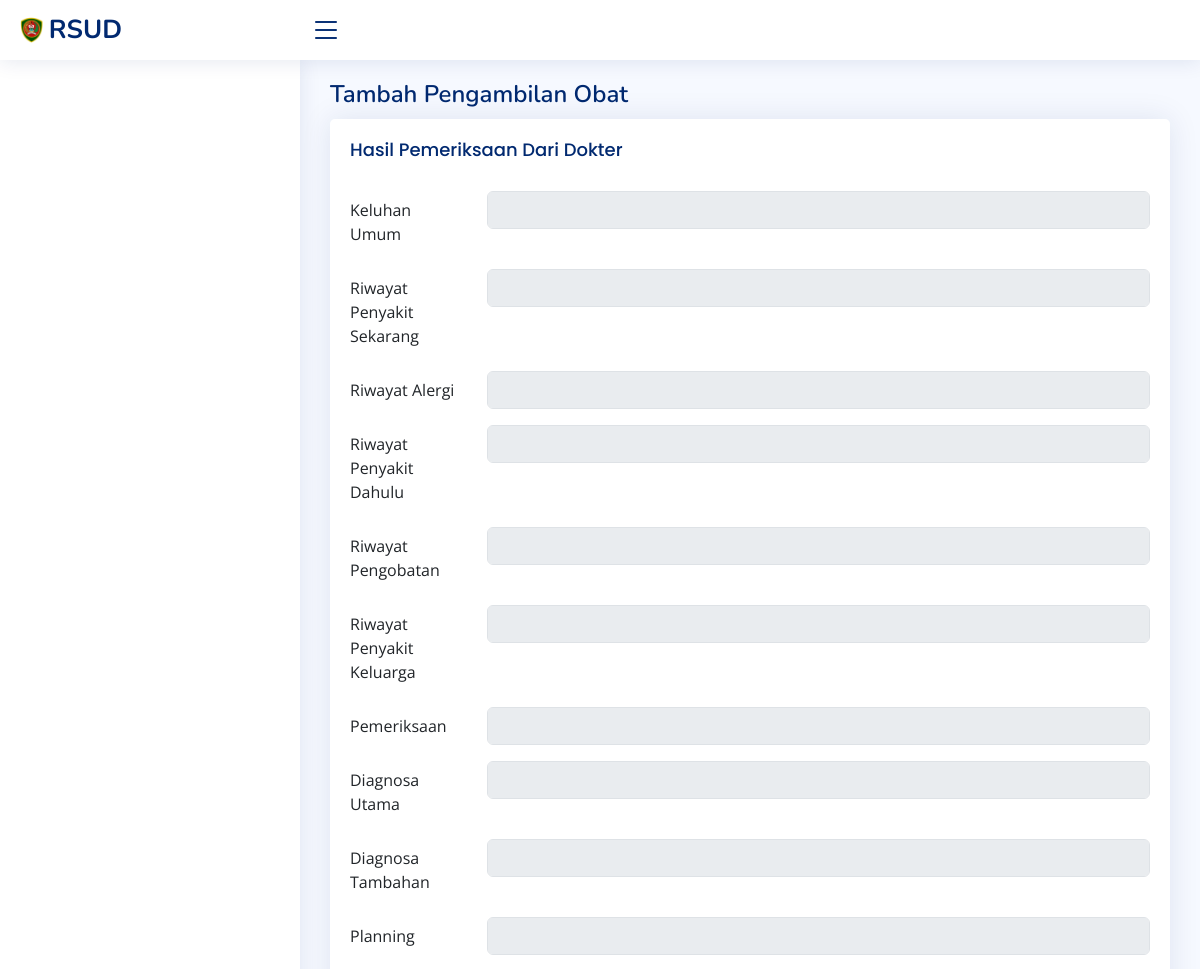
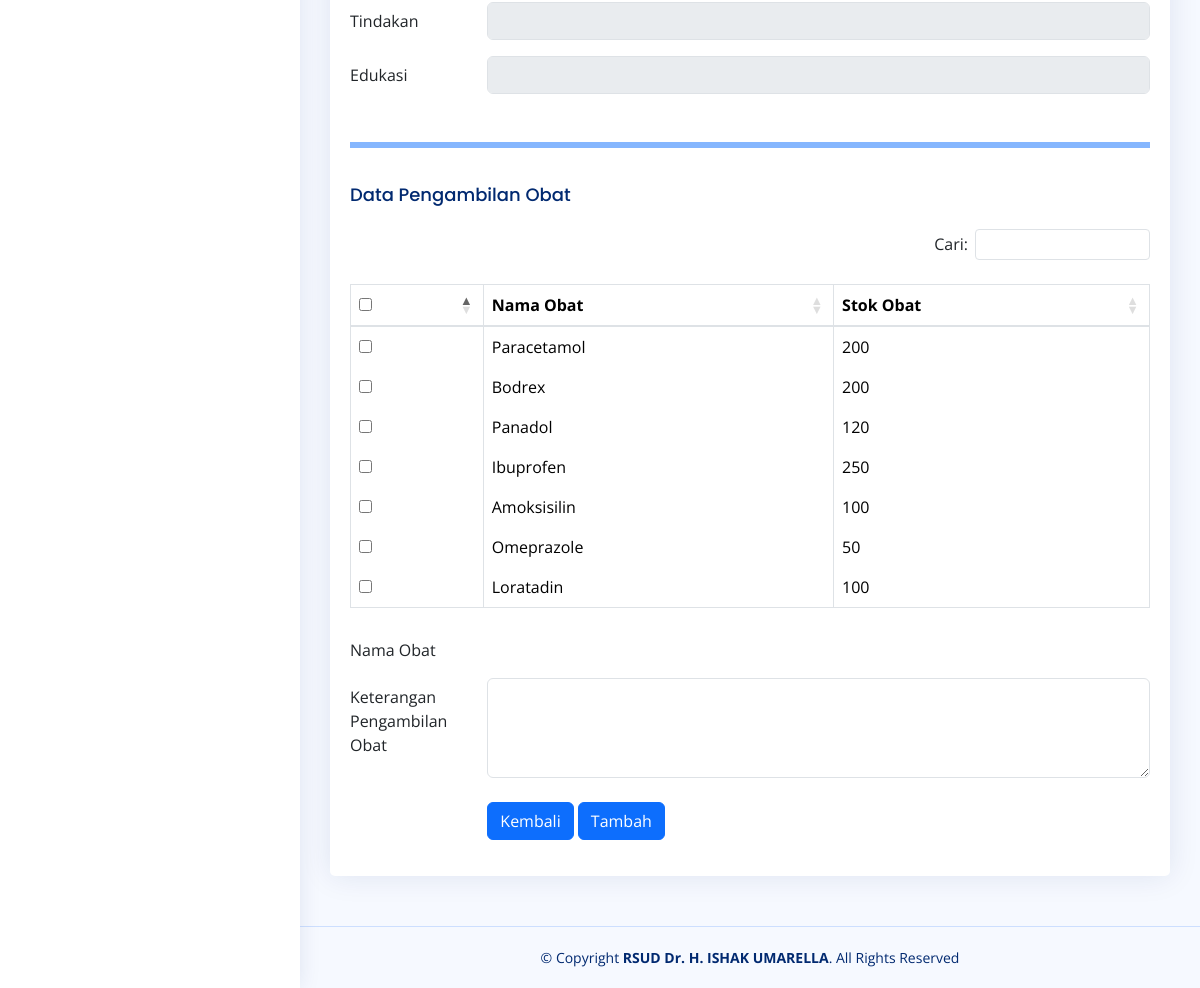
Screenshot of /index.php/farmasi/tambah_pengambilan_obat with the database file from the repository (2 pictures, top to bottom).
### tables this page shows
CREATE TABLE `t_obat` (
  `id_obat` int(11) NOT NULL,
  `nama_obat` varchar(255) NOT NULL,
  `harga_obat` bigint(20) NOT NULL,
  `stok_obat` int(11) NOT NULL
);

### application/controllers/Farmasi.php (called while the page is built, shortened)
<?php
class Farmasi extends CI_Controller
{
    public function __construct()
    {
        $this->load->library('form_validation');
    }
    public function tambah_pengambilan_obat()
    {
        $id_pemeriksaan2 = $this->input->post('id_pemeriksaan2');
        $this->db->where('id_pemeriksaan2', $id_pemeriksaan2);
        $data['farmasi'] = $this->db->get('t_pemeriksaan2')->result();
        $data['obat'] = $this->db->get('t_obat')->result();
        $data['title'] = "Antrian Pengambilan Obat";
        $this->load->view('templates/main/header', $data);
        $this->load->view('templates/main/sidebar', $data);
        $this->load->view('farmasi/tambah_pengambilan_obat', $data);
        $this->load->view('templates/main/footer');
    }
}

### index.php (called while the page is built, shortened)
<?php
require_once BASEPATH.'core/CodeIgniter.php';

### application/views/farmasi/tambah_pengambilan_obat.php (the view, shortened to what this page needs)
<main id="main" class="main">
    <div class="pagetitle">
        <h1>Tambah Pengambilan Obat</h1>
    </div>
    <section class="section">
        <div class="row">
            <div class="col-lg-12">
                <form role="form" action="<?= base_url() ?>farmasi/proses_tambah_pengambilan_obat" method="post">
                    <div class="card">
                        <div class="card-body">
                            <h5 class="card-title">Hasil Pemeriksaan Dari Dokter</h5>
                            <div class="row mb-3 mt-3">
                                <label for="keluhan_umum" class="col-sm-2 col-form-label">Keluhan Umum</label>
                                <div class="col-sm-10">
                                    <input type="text" class="form-control" name="keluhan_umum" value="<?php echo set_value('keluhan_umum', $farmasi[0]->keluhan_umum); ?>" readonly>
                                </div>
                            </div>
                            <div class="row mb-3">
                                <label for="riwayat_penyakit_sekarang" class="col-sm-2 col-form-label">Riwayat Penyakit Sekarang</label>
                                <div class="col-sm-10">
                                    <input type="text" class="form-control" name="riwayat_penyakit_sekarang" value="<?php echo set_value('riwayat_penyakit_sekarang', $farmasi[0]->riwayat_penyakit_sekarang); ?>" readonly>
                                </div>
                            </div>
                            <div class="row mb-3">
                                <label for="riwayat_alergi" class="col-sm-2 col-form-label">Riwayat Alergi</label>
                                <div class="col-sm-10">
                                    <input type="text" class="form-control" name="riwayat_alergi" value="<?php echo set_value('riwayat_alergi', $farmasi[0]->riwayat_alergi); ?>" readonly>
                                </div>
                            </div>
                            <div class="row mb-3">
                                <label for="riwayat_penyakit_dahulu" class="col-sm-2 col-form-label">Riwayat Penyakit Dahulu</label>
                                <div class="col-sm-10">
                                    <input type="text" class="form-control" name="riwayat_penyakit_dahulu" value="<?php echo set_value('riwayat_penyakit_dahulu', $farmasi[0]->riwayat_penyakit_dahulu); ?>" readonly>
                                </div>
                            </div>
                            <div class="row mb-3">
                                <label for="riwayat_pengobatan" class="col-sm-2 col-form-label">Riwayat Pengobatan</label>
                                <div class="col-sm-10">
                                    <input type="text" class="form-control" name="riwayat_pengobatan" value="<?php echo set_value('riwayat_pengobatan', $farmasi[0]->riwayat_pengobatan); ?>" readonly>
                                </div>
                            </div>
                            <div class="row mb-3">
                                <label for="riwayat_penyakit_keluarga" class="col-sm-2 col-form-label">Riwayat Penyakit Keluarga</label>
                                <div class="col-sm-10">
                                    <input type="text" class="form-control" name="riwayat_penyakit_keluarga" value="<?php echo set_value('riwayat_penyakit_keluarga', $farmasi[0]->riwayat_penyakit_keluarga); ?>" readonly>
                                </div>
                            </div>
                            <div class="row mb-3">
                                <label for="pemeriksaan" class="col-sm-2 col-form-label">Pemeriksaan</label>
                                <div class="col-sm-10">
                                    <input type="text" class="form-control" name="pemeriksaan" value="<?php echo set_value('pemeriksaan', $farmasi[0]->pemeriksaan); ?>" readonly>
                                </div>
                            </div>
                            <div class="row mb-3">
                                <label for="diagnosa_utama" class="col-sm-2 col-form-label">Diagnosa Utama</label>
                                <div class="col-sm-10">
                                    <input type="text" class="form-control" name="diagnosa_utama" value="<?php echo set_value('diagnosa_utama', $farmasi[0]->diagnosa_utama); ?>" readonly>
                                </div>
                            </div>
                            <div class="row mb-3">
                                <label for="diagnosa_tambahan" class="col-sm-2 col-form-label">Diagnosa Tambahan</label>
                                <div class="col-sm-10">
                                    <input type="text" class="form-control" name="diagnosa_tambahan" value="<?php echo set_value('diagnosa_tambahan', $farmasi[0]->diagnosa_tambahan); ?>" readonly>
                                </div>
                            </div>
                            <div class="row mb-3">
                                <label for="planning" class="col-sm-2 col-form-label">Planning</label>
                                <div class="col-sm-10">
                                    <input type="text" class="form-control" name="planning" value="<?php echo set_value('planning', $farmasi[0]->planning); ?>" readonly>
                                </div>
                            </div>
                            <div class="row mb-3">
                                <label for="tindakan" class="col-sm-2 col-form-label">Tindakan</label>
                                <div class="col-sm-10">
                                    <input type="text" class="form-control" name="tindakan" value="<?php echo set_value('tindakan', $farmasi[0]->tindakan); ?>" readonly>
                                </div>
                            </div>
                            <div class="row mb-3">
                                <label for="edukasi" class="col-sm-2 col-form-label">Edukasi</label>
                                <div class="col-sm-10">
                                    <input type="text" class="form-control" name="edukasi" value="<?php echo set_value('edukasi', $farmasi[0]->edukasi); ?>" readonly>
                                </div>
                            </div>
                            <hr class="border border-primary border-3 opacity-50 mt-5">
                            <h5 class="card-title">Data Pengambilan Obat</h5>
                            <table id="farmasi" class="table table-bordered">
                                <thead>
                                    <tr>
                                        <th><input type="checkbox" id="selectAll"></th>
                                        <th>Nama Obat</th>
                                        <th>Stok Obat</th>
                                    </tr>
                                </thead>
                                <tbody>
                                    <?php foreach ($obat as $dataObat) : ?>
                                        <tr>
                                            <td><input type="checkbox" class="select-checkbox" name="select_obat[]" value="<?= $dataObat->nama_obat ?>" data-name="<?= $dataObat->nama_obat ?>"></td>
                                            <td><?= $dataObat->nama_obat ?></td>
                                            <td><?= $dataObat->stok_obat ?></td>
                                        </tr>
                                    <?php endforeach ?>
                                </tbody>
                            </table>
                            <div class="row mb-3 mt-4">
                                <div class="col-sm-2">Nama Obat</div>
                                <div id="selectedText" class="col-sm-10"><?= form_error('select_obat[]', '<p style="font-size: 12px;color: red;" class="my-2">', '</p>'); ?></div>
                            </div>
                            <div class="row mb-3">
                                <label for="keterangan_pengambilan_obat" class="col-sm-2 col-form-label">Keterangan Pengambilan Obat</label>
                                <div class="col-sm-10">
                                    <textarea class="form-control" name="keterangan_pengambilan_obat" style="height: 100px"></textarea>
                                </div>
                            </div>
                            <div class="row mb-3 mt-4">
                                <label class="col-sm-2 col-form-label"></label>
                                <div class="col-sm-10">
                                    <a class="btn btn-primary" href="<?= base_url() ?>farmasi">Kembali</a>
                                    <button type="submit" class="btn btn-primary">Tambah</button>
                                </div>
                            </div>
                        </div>
                    </div>
                </form>
            </div>
        </div>
    </section>
</main>

### rows the page displays
t_obat: nama_obat "Paracetamol", stok_obat "200"
t_obat: nama_obat "Bodrex", stok_obat "200"
t_obat: nama_obat "Panadol", stok_obat "120"
t_obat: nama_obat "Ibuprofen", stok_obat "250"
t_obat: nama_obat "Amoksisilin", stok_obat "100"
t_obat: nama_obat "Omeprazole", stok_obat "50"
t_obat: nama_obat "Loratadin", stok_obat "100"
